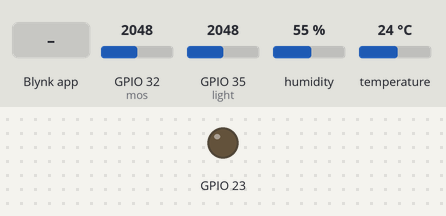
Bench run of a sketch on a simulated ESP32. On the bench: output pins drawn as LEDs (lit = HIGH). The inputs (shaded band) are chosen by the test bench; at power-on: GPIO 32 (mos) = 2048, GPIO 35 (light) = 2048, humidity 55 %, temperature 24 °C. WiFi joins after 1.5 s; servers stay silent unless stated; the local clock reads 2024-03-15 10:24:30 at power-on unless the sketch sets it; what the sketch prints to the serial monitor is not drawn.

Above: at 3.0 s.
3.1 s: Blynk app writes 1 to V7
At 4.1 s:
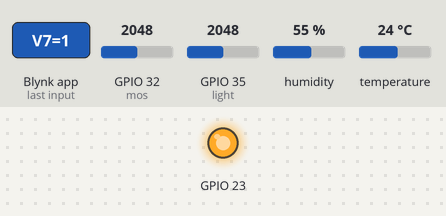
Timing chart, 0 to 14.7 s (numbered marks = the images above; inputs shaded):
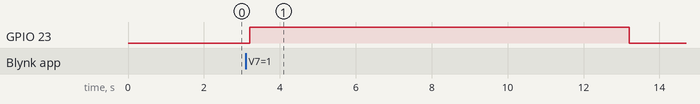

The sketch:

PRE252_AllinoneV2.ino
```cpp
//All in one V1
//-------------------------Library Preparetion-----------------------------
#define BLYNK_PRINT Serial
#include <WiFi.h>
#include <WiFiClient.h>
#include <BlynkSimpleEsp32.h>
#include "DHT.h"
#define DHTPIN 21
#define DHTTYPE DHT11
#include <TridentTD_LineNotify.h>
#include <TimeLib.h>
#include <WidgetRTC.h>
BlynkTimer timer ;
WidgetRTC rtc ;
#define LINE_TOKEN "qxBXbQGHPSpf4PMIE0kdNRBV7paT94f0AiF6VZ9Dh9o"
#define LINE_TOKEN2 "PNhp4RSWJIOw5eiWTftpw2lGhJuwO1FgWDpwS0ujA3O"
//-------------------------Variable Configuration--------------------------
char auth[] = "b4DCwDHbzdPQB6zoZDEaz_D_DMAbw8Vn";
char ssid[] = "S";
char pass[] = "pete1636";
DHT dht(DHTPIN, DHTTYPE);
int i = 0 ;
int n = 0 ;
int warn = 0 ;
int mos = 32 ;
int mosbefore = 0 ;
int mosafter = 0 ;
const int light = 35 ;
int lightaf = 0 ;
String Lmosb4 = "" ;
String Lmosaf = "" ;
String Lhumid = "" ;
String Ltemp = "" ;
String LheatC = "" ;
String LheatF = "" ;
String Lldr = "" ;
String Lbutton = "" ;
String Line1 = "" ;
String Line2 = "" ;
String Line3 = "" ;
String currenttime = "" ;
String currentdate = "" ;
String date = "" ;
String timme = "" ;
String Lhour = "" ;
String Lminute = "" ;
String Lsecond = "" ;
String Lday = "" ;
String Lmonth = "" ;
String Lyear = "" ;
//--------------------------------CLOCK-----------------------------------
void clockDisplay()
{
  String currentTime = String(hour()) + ":" + minute() + ":" + second();
  String currentDate = String(day()) + " " + month() + " " + year();
  Blynk.virtualWrite(V1, currentTime);
  Blynk.virtualWrite(V2, currentdate);
}
BLYNK_CONNECTED()
{
  rtc.begin();
}
//--------------------------------SET UP-----------------------------------
void setup()
{
  Serial.begin(9600);
  pinMode(mos,INPUT);
  pinMode(light,INPUT);
  pinMode(23,OUTPUT);
  dht.begin();
  Blynk.begin(auth, ssid, pass, "43.229.135.169", 8080);
  setSyncInterval(10 * 60); // Sync interval in seconds (10 minutes)
  // Display digital clock every 10 seconds
  timer.setInterval(10000L, clockDisplay);
}
void loop()
{
//------------------------------Variable-----------------------------------
  mosbefore = analogRead(mos);
  mosafter = map(mosbefore,1900,4095,100,0);
  lightaf = analogRead(light);
  float humidity = dht.readHumidity(); //วัดค่าความชื้น
  float temperature = dht.readTemperature(); // วัดค่าอุณหภูมิ
  float f = dht.readTemperature(true);
  float hif = dht.computeHeatIndex(f, humidity);
  float hic = dht.computeHeatIndex(temperature, humidity, false);
//-------------------------Serial Monitor-----------------------------------
  Serial.print("Mosture Sensor Before Mapping : ");
  Serial.println(mosbefore);
  Serial.print("Mosture Sensor After Mapping : ");
  Serial.println(mosafter);
  Serial.print("LDR Sensor : ");
  Serial.println(lightaf);
  Serial.print(F("Humidity: "));
  Serial.print(humidity);
  Serial.print(F("%  Temperature: "));
  Serial.print(temperature);
  Serial.print(F("°C "));
  Serial.print(f);
  Serial.print(F("°F  Heat index: "));
  Serial.print(hic);
  Serial.print(F("°C "));
  Serial.print(hif);
  Serial.println(F("°F"));
  Serial.println("-----------------------");
//-----------------------------Blynk----------------------------------------
  Blynk.run();
  timer.run();
  Blynk.virtualWrite(V6,lightaf);
  Blynk.virtualWrite(V5,mosbefore);
  Blynk.virtualWrite(V4,mosafter);
  Blynk.virtualWrite(V3,humidity);
  Blynk.virtualWrite(V8,temperature);
  Blynk.virtualWrite(V9,hic);
  Blynk.virtualWrite(V0,hif);
  Blynk.virtualWrite(V7,digitalRead(23));
//-------------------------Line Notify--------------------------------------

  Lmosb4 = String(mosbefore) ;
  Lmosaf = String(mosafter) ;
  Lhumid = String(humidity) ;
  Ltemp = String(temperature) ;
  LheatC = String(hic) ;
  LheatF = String(hif) ;
  Lldr = String(lightaf) ;

  if(digitalRead(23) == 1)
  {
    Lbutton = "ระบบปั้มน้ำรั่ว กรุณาตรวจสอบด่วน !!" ;
  }
  else
  {
    Lbutton = "ระบบปั้มน้ำปิดสนิท ไม่มีการรั่วไหล" ;
  }

  timme  = String(hour()) + ":" + minute() + ":" + second();
  date  = String(day()) + " เดือน " + month() + " ปี " + year();
  Line1 = String("\nแจ้งเตือน ณ วันที่ " + date + "\n------------------- เวลา " + timme + " -------------------" + "\nค่าความชื้นในดิน(ดิบ) : " + Lmosb4 + "\nค่าความชื้นในดิน(เปอร์เซ็น) : " + Lmosaf + "%" + "\nค่าความชื้นในอากาศ(เปอร์เซ็น) : " + Lhumid + "%" + "\nอุณหภูมิ : " + Ltemp + " Celcius" + "\nความร้อนในอากาศ : " + LheatC + " Celcius" + "\nความร้อนในอากาศ : " + LheatF + " Farenhiet" + "\nค่าความเข้มแสงแดด : " + Lldr + "\nสถานะระบบปั้มน้ำ : " + Lbutton);

//--------------------Case แจ้งเตือน 8 โมงเช้า กับ 6 โมงเย็น // Restart ทุกๆ 3 9 15 21 -------------------
  if(hour()== 8 && minute()== 0 && second()==0)
  {
    LINE.setToken(LINE_TOKEN);
    LINE.notify(Line1);
    LINE.setToken(LINE_TOKEN2);
    LINE.notify(Line1);
    // ปิดไฟ
  }
  else if(hour()== 18 && minute()== 0 && second()==0)
  {
    LINE.setToken(LINE_TOKEN);
    LINE.notify(Line1);
    LINE.setToken(LINE_TOKEN2);
    LINE.notify(Line1);
    // เปิดไฟ
  }
  else if(hour()== 3 || hour()== 9 || hour()== 15 || hour()== 21)
  {
    if(minute()== 0 && second()==0)
    {
      ESP.restart();
    }
    else{}
  }
  else{}

//--------------------Case แจ้งเตือน ความชื้นต่ำ -------------------
  i = minute();
  if(i%2 == 0 ) //นาทีคู่
  {
    n = 1 ;
  }
  else if(i%2 != 0) //นาทีคี่
  {
    n = 0 ;
  }

  if(mosafter <= 50)
  {
      if(n==1)
      {
          if(warn == 0)
          {
            warn = 1 ;
            Line2 = "***** คำเตือน !!!! ความชื้นต่ำ กรุณาเปิดระบบรดน้ำด้วย *****\n***** ถ้าหากรดน้ำแล้ว ขออภัย กรุณารดน้ำอีกครั้ง เพราะความชื้นไม่ถึงเกณฑ์ ***** " ;
            LINE.setToken(LINE_TOKEN);
            LINE.notify(Line1);
            LINE.notify(Line2);
            LINE.setToken(LINE_TOKEN2);
            LINE.notify(Line1);
            LINE.notify(Line2);
          }
          else if(warn == 1)
          {

          }
      }
      else if(n==0)
      {
        warn = 0 ;
      }
  }
}

//----------------------Case รดน้ำต้นไม้--------------------------

BLYNK_WRITE(V7)
{
  int pinValue = param.asInt();
  if(pinValue == 1 )
  {
    digitalWrite(23,HIGH);
    Blynk.virtualWrite(V10, pinValue);
    Line3 = " .....เปิดระบบรดน้ำต้นไม้แล้ว ปั้มน้ำกำลังทำงาน กำลังรดน้ำต้นไม้ของท่าน..... " ;
    LINE.setToken(LINE_TOKEN);
    LINE.notify(Line3);
    LINE.setToken(LINE_TOKEN2);
    LINE.notify(Line3);
    delay(10000);
    digitalWrite(23,LOW);
    pinValue = 0 ;
    Line3 = " .....ปิดระบบรดน้ำต้นไม้แล้ว ปั้มน้ำปิดการใช้งาน..... " ;
    LINE.setToken(LINE_TOKEN);
    LINE.notify(Line3);
    LINE.setToken(LINE_TOKEN2);
    LINE.notify(Line3);
    Blynk.virtualWrite(V10, pinValue);
    Blynk.virtualWrite(V7,  pinValue);
  }
}
```

Measured:
- after the input at 3.1 s, GPIO 23: LOW → HIGH after 0.10 s, → LOW 10.0 s later
